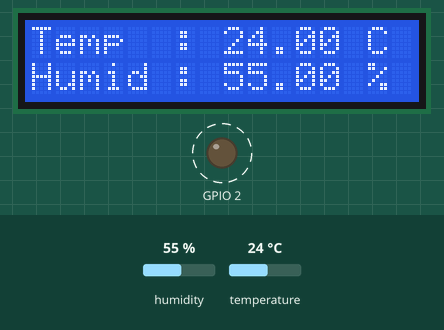
The sketch below on a simulated ESP8266 (NodeMCU). On the bench: 16×2 character LCD, output pins drawn as LEDs (lit = HIGH, except the on-board LED, lit = LOW). Dashed ring = blinking. The inputs (shaded band) are chosen by the test bench; at power-on: humidity 55 %, temperature 24 °C. What the sketch prints to the serial monitor is not drawn.

Above: at 2.7 s.
2.8 s: humidity set to 22 %
At 5.3 s:
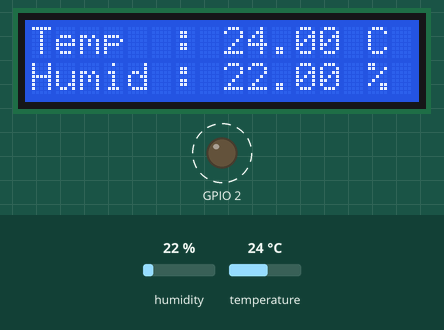
5.8 s: temperature set to 12 °C
At 7.0 s:
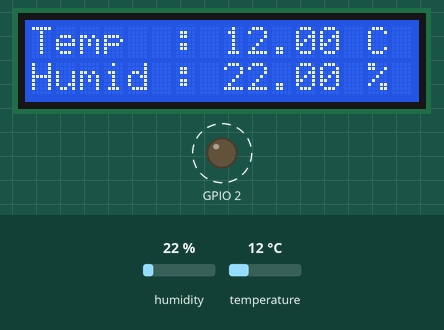
8.8 s: humidity set to 40 %
At 11.5 s:
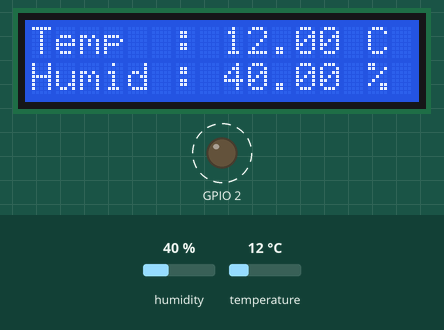
11.8 s: temperature set to 19 °C
At 13.5 s:
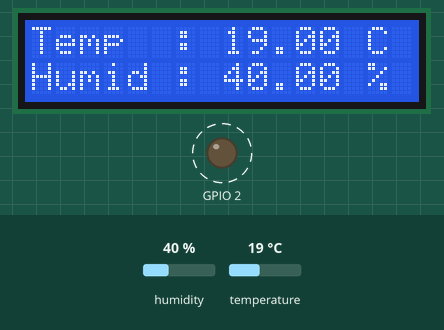
Timing chart, 0 to 15.8 s (numbered marks = the images above; inputs shaded):
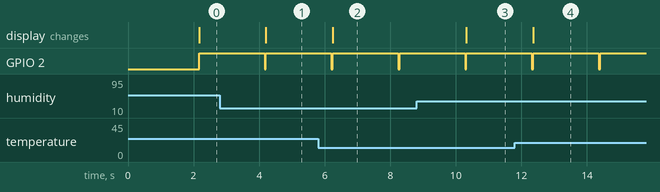

Measured:
- after the input at 2.8 s, the display: changes after 1.4 s (image 1)
- after the input at 5.8 s, the display: changes after 0.44 s (image 2)
- after the input at 8.8 s, the display: changes after 1.5 s (image 3)
- after the input at 11.8 s, the display: changes after 0.56 s (image 4)
- by itself, GPIO 2: alternates HIGH for 2.0 s and LOW for 0.04 s

The sketch:

index.ino
```cpp
//LIBRARY
#include "DHTesp.h"
#include <LiquidCrystal_I2C.h>
#include <ESP8266WiFi.h>
#include <Adafruit_BME280.h>
#include <Adafruit_Sensor.h>

//DHT SETUP
DHTesp dht;

//LCD SETUP
LiquidCrystal_I2C lcd(0x27,16,2);

void setup()
{
  //SERIAL INIT
  Serial.begin(115200);
  Serial.println();
  Serial.println("Status\tHumidity (%)\tTemperature (C)");

  //LCD INIT
  lcd.init();
  lcd.begin(16,2);
  lcd.backlight();

  //LED INDICATOR
  pinMode(BUILTIN_LED, OUTPUT);

  //PIN FOR DHT22
  dht.setup(14, DHTesp::DHT22); // Connect DHT sensor to GPIO 5
}

void loop()
{

  delay(2000);
  digitalWrite(BUILTIN_LED, LOW);
  float humidity = dht.getHumidity();
  float temperature = dht.getTemperature();

  //SERIAL OUT
  Serial.print(dht.getStatusString());
  Serial.print("\t");
  Serial.print(humidity, 1);
  Serial.print("\t\t");
  Serial.println(temperature, 1);

  //LCD OUT
  lcd.setCursor(0,0);
  lcd.print("Temp  : ");
  lcd.print(temperature);
  lcd.print(" C");

  lcd.setCursor(0,1);
  lcd.print("Humid : ");
  lcd.print(humidity);
  lcd.print(" %");

  //INDICATOR
  digitalWrite(BUILTIN_LED, HIGH);


}
```
